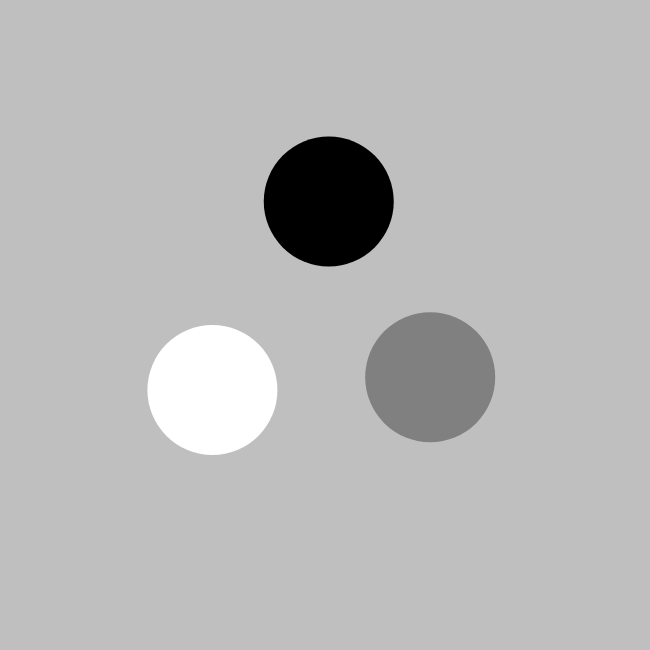
Frame 1 (no input)
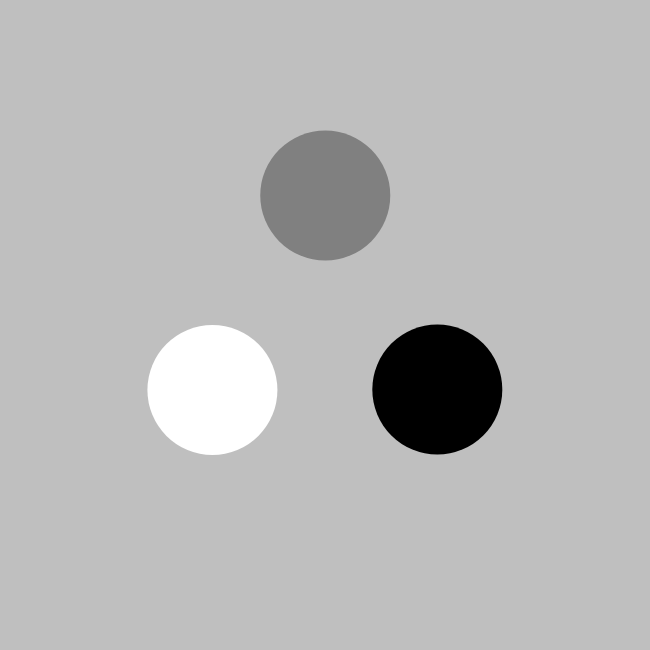
Frame 60 (no input)
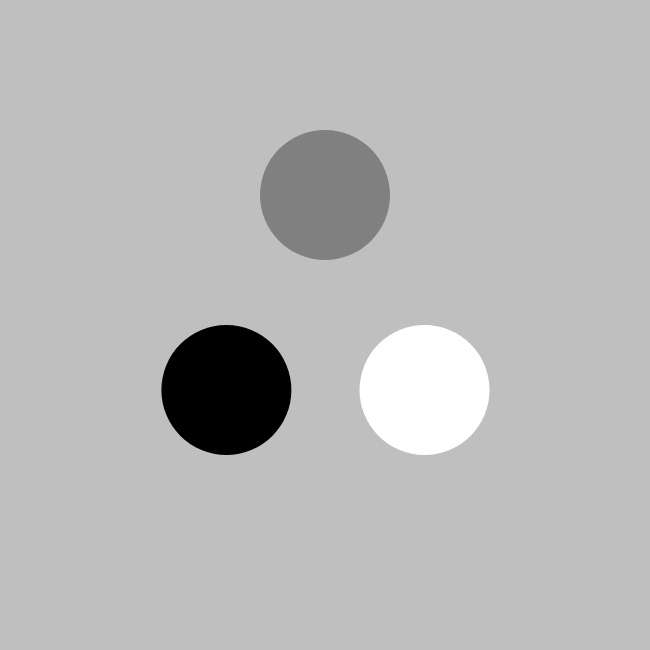
Frame 120 (the mouse pressed at the canvas centre since frame 60)

The p5.js sketch that drew these frames (run headless with seeded random() and noise() and a simulated clock; from frame 60 on, the mouse is pressed at the canvas centre):

// p5.js sketch
// ── sketch.js
var things = [];
var places = [];
var tsel = 1;
var psel1 = 1;
var psel2 = 0;

function setup() {
  let size = ( windowWidth > windowHeight ) ? windowHeight : windowWidth;
  size *= .65;
  size = Math.floor(size);
  createCanvas( size, size );
  const center = createVector( width/2, height/2 );
  let offset = createVector( 0, -1 );
  for( let i = 0; i < 3; i++ ) {
    things[i] = new thing();
    things[i].r = width/5;
    offset.setMag( things[i].r / sqrt(1) );
    places[i] = p5.Vector.add( center, offset );
    things[i].pos = places[i].copy();
    offset.rotate(TAU/3);
  }
}

function draw() {
  background( (128 + 256) / 2 - 1 );
  noStroke();
  if( abs(things[0].pos.x - places[psel1].x) < .01 ) {
    things[0].pos.x = places[psel1].x;
    things[0].pos.y = places[psel1].y;
    things[tsel].pos.x = places[psel2].x;
    things[tsel].pos.y = places[psel2].y;
    
    // console.log('oops');
    
    tsel = (tsel === 1) ? 2 : 1;
    
    psel1 = (psel1 + 1) % 3;
    psel2 = (psel2 + 1) % 3;
    
  }
  for( let i = 0; i < things.length; i++ ) {
    fill( map( i, 0, things.length-1, 0, 255 ) );
    
    let speed = 30
    things[0].pos.x = lerp( things[0].pos.x, places[psel1].x, 1/speed );
    things[0].pos.y = lerp( things[0].pos.y, places[psel1].y, 1/speed );
    things[tsel].pos.x = lerp( things[tsel].pos.x, places[psel2].x, 1/speed );
    things[tsel].pos.y = lerp( things[tsel].pos.y, places[psel2].y, 1/speed );
    
    ellipse( things[i].pos.x, things[i].pos.y, things[i].r, things[i].r);
    
    /*
    fill( 0, 255, 0 );
    textSize( 24 );
    text( i, things[i].pos.x, things[i].pos.y, 256, 256 );
    fill( 255, 0, 0 );
    text( i, places[i].x, places[i].y + things[i].r/2, 256, 256)
    */
  }
}

/*

T -> P
0 -> 1
1 -> 0

0 -> 2
2 -> 1

0 -> 0
1 -> 2

0 -> 1
2 -> 0

0 -> 2
1 -> 1

0 -> 0
2 -> 2

*/

// ── style.css
body, html {
  margin: 0;
  padding: 0;
  overflow: hidden;
  background-color: #444;
  cursor: none;
}
canvas {
  position: absolute;
  top: 50%;
  left: 50%;
  transform: translate(-50%, -50%);
  border-radius: 100%;
}

// ── thing.js
function thing() {
  this.pos;
  this.r = 128;
}
